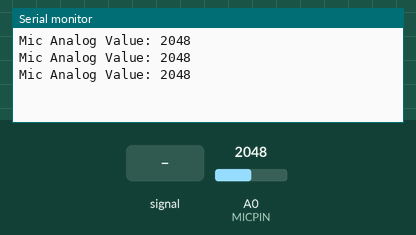
A sketch run on a simulated Particle Photon. Shown: the last lines printed to the serial monitor. Inputs (shaded band) come from the test bench; at power-on: A0 (MICPIN) = 2048.

Above: at 1.3 s.
1.4 s: A0 (MICPIN) fed a 200 Hz sine of ±327 counts around its level
At 2.0 s:
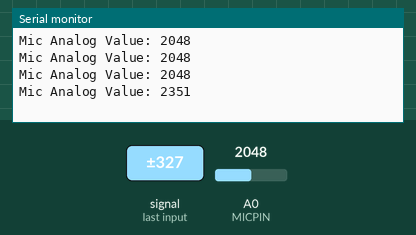
2.9 s: A0 (MICPIN) set to 2866
At 3.5 s:
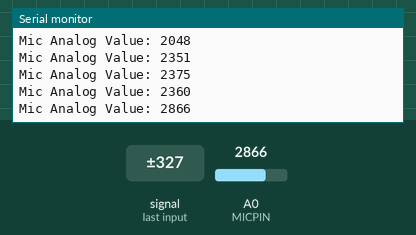
4.4 s: A0 (MICPIN) fed a 1000 Hz sine of ±1023 counts around its level
At 5.1 s:
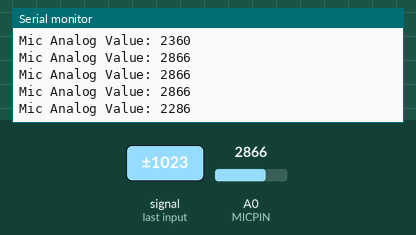
5.9 s: A0 (MICPIN) set to 3603
At 6.7 s:
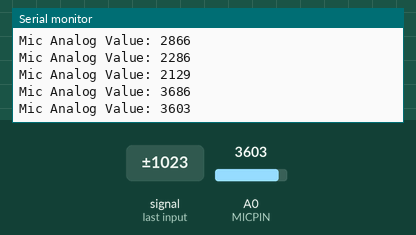
Timing chart, 0 to 8.4 s (numbered marks = the images above; inputs shaded):
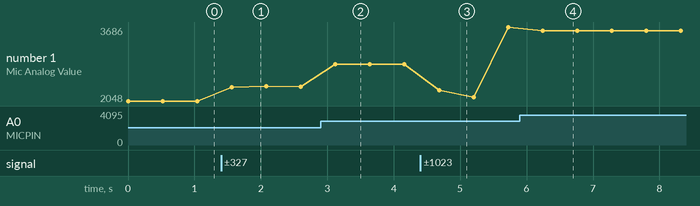

Measured:
- after the input at 1.4 s, the serial monitor: prints a new line after 0.16 s (image 1)
- after the input at 2.9 s, the serial monitor: prints a new line after 0.22 s (image 2)
- after the input at 4.4 s, the serial monitor: prints a new line after 0.28 s (image 3)
- after the input at 5.9 s, the serial monitor: prints a new line after 0.34 s (image 4)
- plotted number 1: 2048 → 2360 after the input at 1.4 s, 2360 → 2866 after the input at 2.9 s, 2866 → 3686 after the input at 4.4 s, 3686 → 3603 after the input at 5.9 s

The sketch:

TTSIoT_Class8_Mic_analog.ino
```cpp
// name the pins
#define MICPIN A0

// This routine runs only once upon reset
void setup()
{
  Serial.begin(9600);
}

// This routine loops forever
void loop()
{
 int analogValue = analogRead(MICPIN);       // read light sensor pin
 Serial.print("Mic Analog Value: ");
 Serial.println(analogValue);
 Particle.publish("Ana",String (analogValue),60,PRIVATE);
// Particle.variable("analogvalue", String(analogValue), INT);

 delay(500);
}
```
